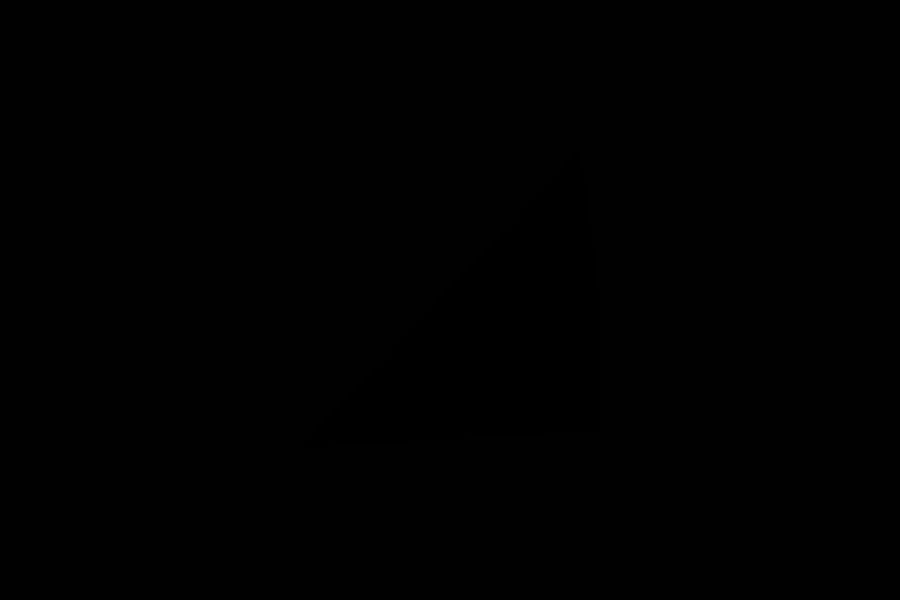
Frame 1 (no input)
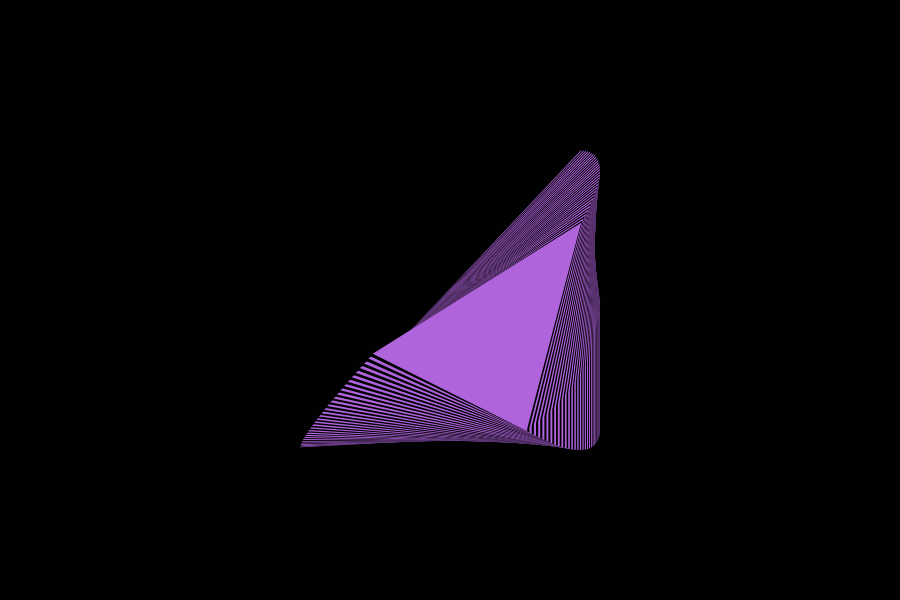
Frame 60 (no input)
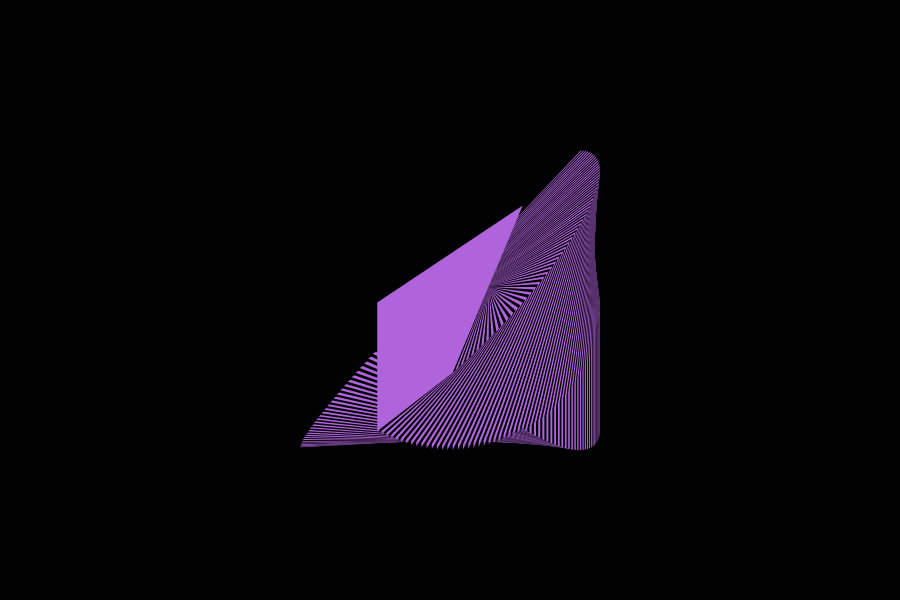
Frame 120 (the mouse pressed at the canvas centre since frame 60)

The p5.js sketch that drew these frames (run headless with seeded random() and noise() and a simulated clock; from frame 60 on, the mouse is pressed at the canvas centre):

// p5.js sketch
// ── sketch.js

let angle = 0;
let rotationSpeed = 1;
let canvasWidth = 900;
let canvasHeight = 600;
let sideLength = 150;
let fillColor = 0; // Inicialmente, el color es negro

function setup() {
  createCanvas(canvasWidth, canvasHeight);
  background(1); // Fondo blanco
  noStroke(); // Sin bordes en la figura
  angleMode(DEGREES); // Cambiar a modo de ángulo en grados
}

function draw() {
  translate(width / 2, height / 2); // Centrar el dibujo en el canvas

  // Calcular las coordenadas de los vértices del rombo
  let x1 = cos(angle) * sideLength;
  let y1 = sin(angle) * sideLength;
  let x2 = sin(angle + 90) * sideLength;
  let y2 = sin(angle + 60) * sideLength;
  let x3 = cos(angle + 180) * sideLength;
  let y3 = sin(angle + 100) * sideLength;
  let x4 = sin(angle + 60) * sideLength;
  let y4 = sin(angle + 270) * sideLength;

  // Dibujar el rombo con el color actual
  fill(fillColor);
  quad(x1, y1, x2, y2, x3, y3, x4, y4);

  // Actualizar el ángulo de rotación
  angle += rotationSpeed;

  // Cambiar el color entre negro (0) y verde (color(0, 255, 0))
  if (fillColor === 0) {
    fillColor = color(175, 100, 220);
  } else {
    fillColor = 0;
  }
}
